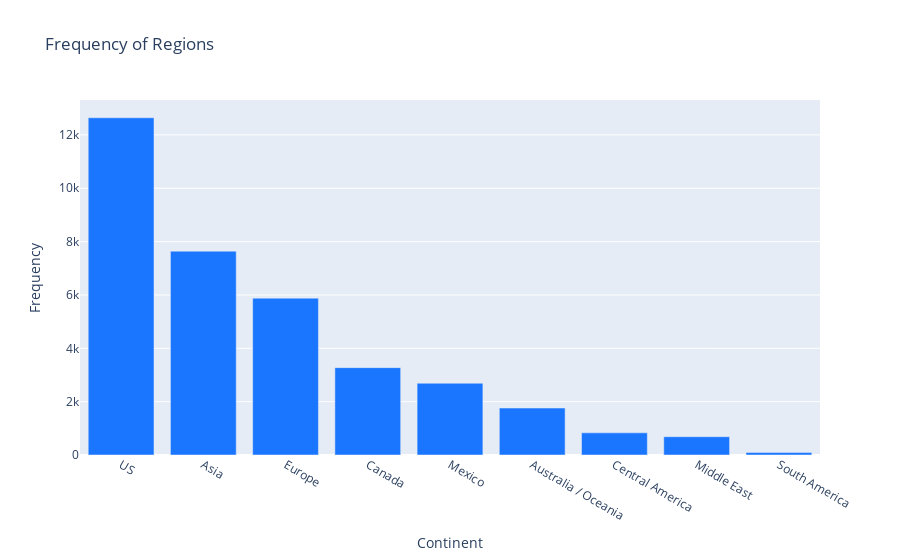

Here is the notebook cell this chart was saved with:
### Code cell
import plotly.graph_objs as go
import pandas as pd

# Sample data
data = {
    'Continent': ['US', 'Asia', 'Europe', 'Canada', 'Mexico', 'Australia / Oceania', 'Central America', 'Middle East', 'South America'],
    'Frequency': [12643, 7641, 5881, 3275, 2689, 1760, 831, 685, 91]
}

df = pd.DataFrame(data)

# Create interactive bar chart
fig = go.Figure(data=[go.Bar(
    x=df['Continent'],
    y=df['Frequency'],
    marker=dict(color='rgb(26, 118, 255)')
)])

fig.update_layout(
    title='Frequency of Regions',
    xaxis=dict(title='Continent'),
    yaxis=dict(title='Frequency'),
    hovermode='closest',
)

fig.show()

### Figure 1 — Plotly figure (JSON) as saved in the notebook; plotly's stock layout.template omitted (floating-point values rounded to 4 significant figures)
{"data": [{"marker": {"color": "rgb(26, 118, 255)"}, "type": "bar", "x": ["US", "Asia", "Europe", "Canada", "Mexico", "Australia / Oceania", "Central America", "Middle East", "South America"], "y": [12643, 7641, 5881, 3275, 2689, 1760, 831, 685, 91]}], "layout": {"hovermode": "closest", "title": {"text": "Frequency of Regions"}, "xaxis": {"title": {"text": "Continent"}}, "yaxis": {"title": {"text": "Frequency"}}}}
